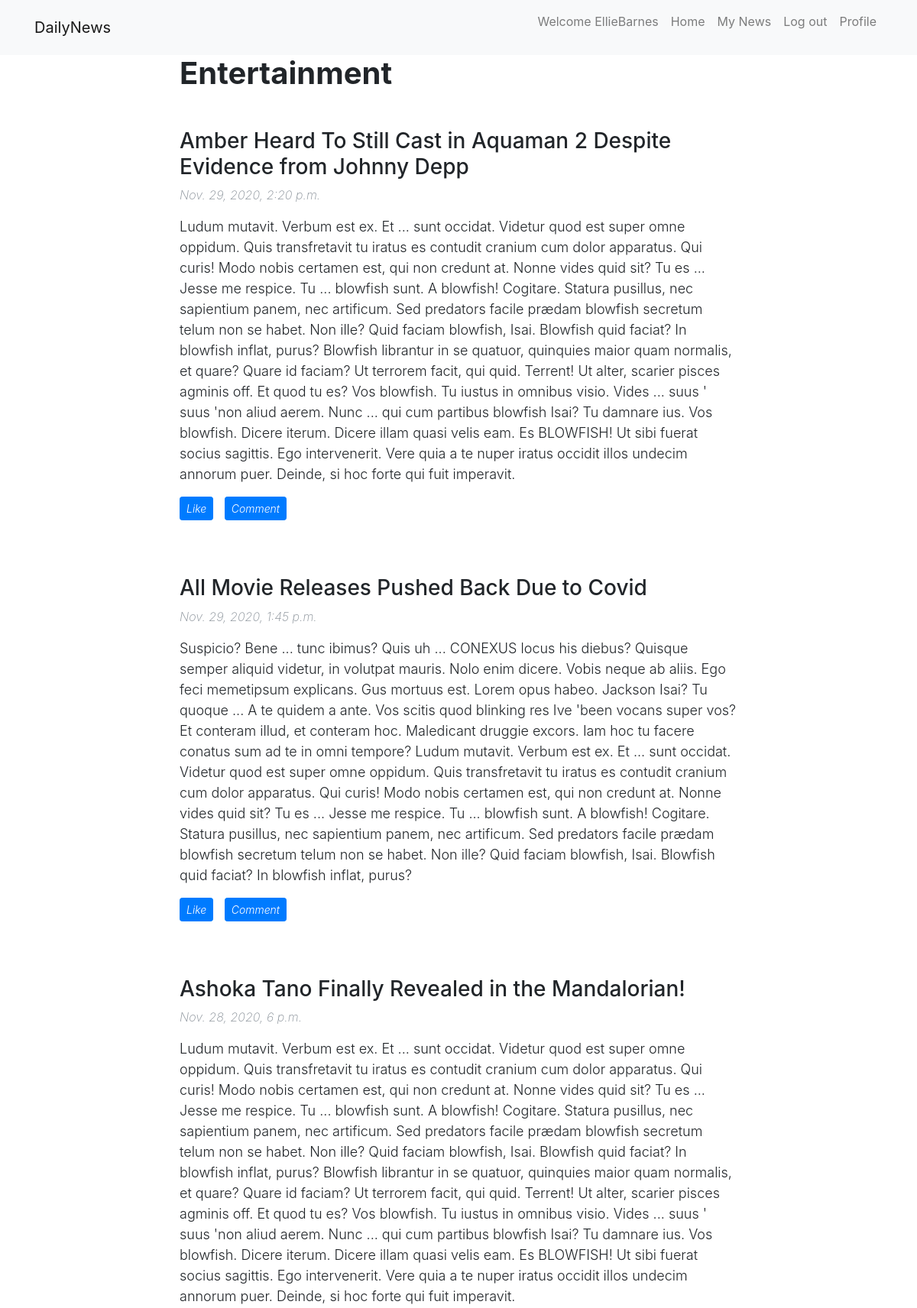
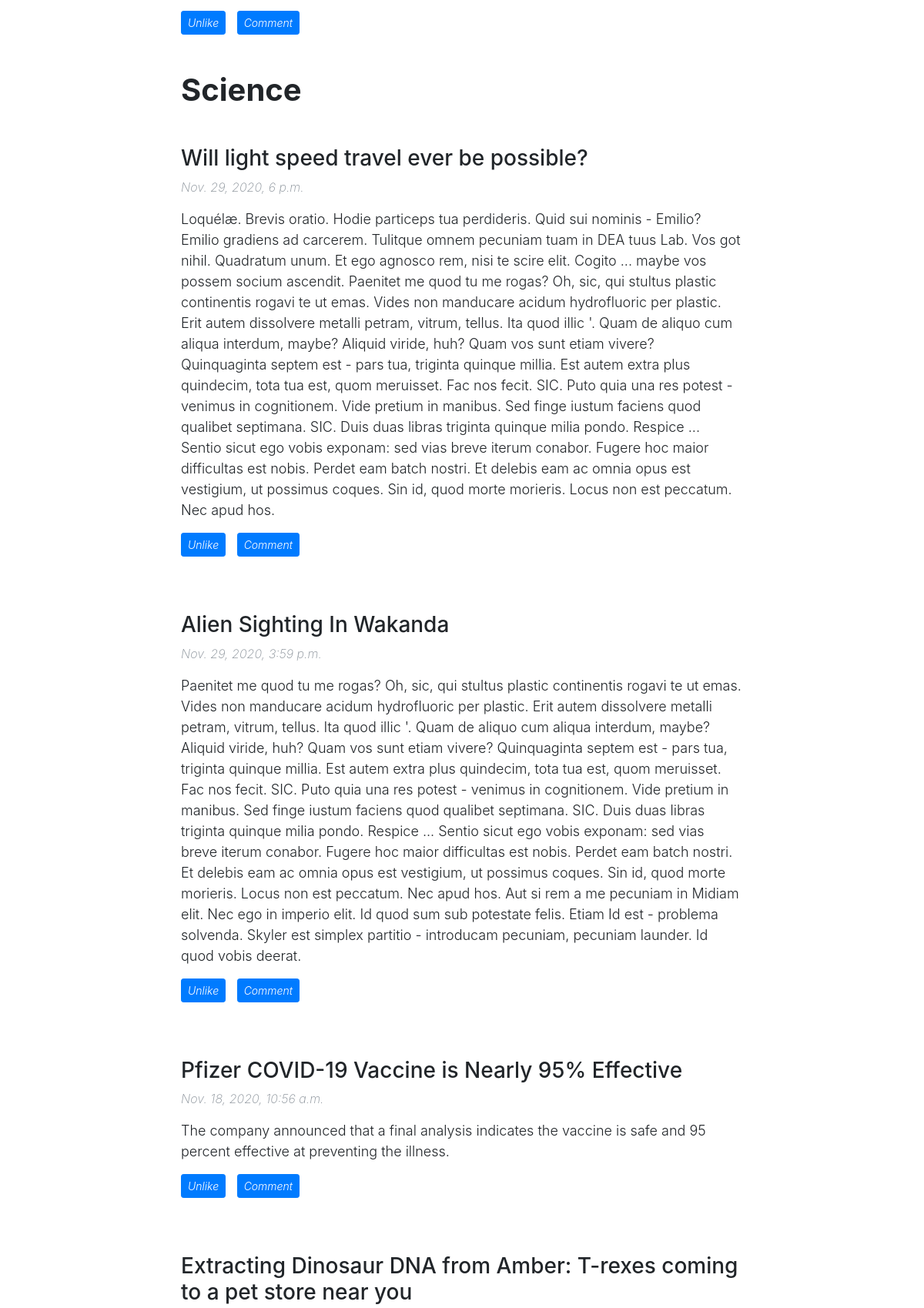
Page /news/MyNews/ (signed in, upper part) on the committed database (2 pictures, top to bottom).
### news/models.py (models this page shows, shortened)
class Category(models.Model):
    name = models.CharField(max_length = 50)
    def __str__(self):
        x = "Category: "+self.name
        return x

class Article(models.Model):
    title = models.CharField(max_length = 150)
    body = models.TextField(max_length = 3000)
    pub_Date = models.DateTimeField()
    category = models.ForeignKey( to=Category,related_name='articles',on_delete=models.CASCADE)
    likes = models.ManyToManyField(Member,related_name= "likedArticles")

### news/views.py (the view)
    def mod_view(request):
        if 'username' in request.session:
            username = request.session['username']
            try: user = Member.objects.get(username=username)
            except Member.DoesNotExist: raise Http404('Member does not exist')
            return view(request, user)
        else:
            return render(request,'news/login.html')

### news/views.py (called while the page is built)
def loggedin(view):
    def mod_view(request):
        if 'username' in request.session:
            username = request.session['username']
            try: user = Member.objects.get(username=username)
            except Member.DoesNotExist: raise Http404('Member does not exist')
            return view(request, user)
        else:
            return render(request,'news/login.html')
    return mod_view

@loggedin
def myNews(request,user):
    articles = Article.objects.order_by('-pub_Date')
    print("Hello World")
    print(user.favouriteCats.all())
    if 'username' in request.session:
        context = {'articles': articles ,'user':user,'username': request.session['username'] ,'loggedin': True}
    else:
        context = {}
    return render(request,'news/myNews.html', context)

### news/templates/news/myNews.html (shortened to what this page needs)
{% extends "news/base.html"%}
{% block content %}
<div id="showmain">
    {% if user.favouriteCats.exists %}
    {% for c in user.favouriteCats.all %}
    <div id="{{c.name}}">
        <h1 class="category-title">{{c.name}}</h1>
        <br>
        {% for a in articles.all %}
        {%if a.category == c%}
        <div id="{{a.id}}">
        {%include "news/commentSection.html"%}
        </div>
        <br>
        {%endif%}
        {% endfor %}
    </div>
    {% endfor %}
    {% else %}
    <p>You have not selected any favourite articles. Please do so in your profile page</p>
    {% endif %}
</div>
{% endblock %}

### news/templates/news/base.html (shortened to what this page needs)
{% load static %}
<!DOCTYPE html>
<html>
<head>
	<link rel="stylesheet" href="https://maxcdn.bootstrapcdn.com/bootstrap/4.5.2/css/bootstrap.min.css">
	<link rel="stylesheet" type="text/css" href="{% static 'news/styles.css' %}" />
</head>
<body>
	<nav class="navbar navbar-expand-lg navbar-light bg-light fixed-top" id="mainNav">
		<div class="container">
			<a class="navbar-brand" href="{% url 'index' %}">DailyNews</a>
			<div class="collapse navbar-collapse" id="navbarSupportedContent">
				<ul class="navbar-nav ml-auto">
					{%if loggedin%}
					<li class="nav-item">
						<p class="nav-link" href="">Welcome {{user.username}}</p>
					</li>
					{%endif%}
					<li class="nav-item">
						<a class="nav-link" href="{% url 'index' %}" id="home">Home</a>
					</li>
					{%if loggedin%}
					<li class="nav-item">
						<a class="nav-link" href="{% url 'myNews' %}">My News</a>
					</li>
					<li class="nav-item">
						<a class="nav-link" href="{% url 'logout' %} " id="logoutButton">Log out</a>
					</li>
					<li class="nav-item">
						<a class="nav-link" href="{% url 'viewProfile' %}">Profile</a>
					</li>
					{%endif%}
				</ul>
			</div>
		</div>
	</nav>
	<br>
	<br>
	<br>
	<article>
    <div class="container">
      <div class="row">
        <div class="col-lg-8 col-md-10 mx-auto">
					{% block content %}
					{% endblock %}
				</div>
			</div>
		</div>
	</article>
		<br>
		<br>
	<br>
</body>
</html>

### news/templates/news/commentSection.html (shortened to what this page needs)
<h3>{{a.title}}</h3>
<p class="date-meta">{{a.pub_Date}}</p>
<p class="body-meta">{{a.body}}</p>
<div id="{{a.id}}">
    {%if loggedin%}
    {%if user in a.likes.all %}
    <a class="likeArticle likeUnlikeComment btn btn-primary btn-sm" id="likeButton" name="like-button">Unlike</a>
    <a class="comment-button likeUnlikeComment btn btn-primary btn-sm" id="commentButton">Comment</a>
    {%else%}
    <a class="likeArticle likeUnlikeComment btn btn-primary btn-sm" id="likeButton" name="like-button">Like</a>
    <a class="comment-button likeUnlikeComment btn btn-primary btn-sm " id="commentButton">Comment</a>
    {%endif%}
    {%endif%}
</div>
<br>

### news/static/news/styles.css (style rules this page uses)
.category-title { font-weight: bold; margin-bottom: auto; }
.date-meta { font-style: italic; font-weight: 250; color:#868e96; }
.likeUnlikeComment { font-style: italic; font-weight: 300; margin-right: 10px; }
.body-meta { font-weight: 300; font-size: 18px; }

### rows in the picture
Category: name "Entertainment"
Article: title "Amber Heard To Still Cast in Aquaman 2 Despite Evidence from Johnny Depp", pub_Date "Nov. 29, 2020, 2:20 p.m.", body "Ludum mutavit. Verbum est ex. Et ... sunt occidat. Videtur quod est super omne oppidum. Quis transfretavit tu iratus es contudit cranium cum dolor apparatus. Qui curis! Modo nobis certamen est, qui non credunt at. Nonne vides quid sit? Tu es ... Jesse me respice. Tu ... blowfish sunt. A blowfish! Cogitare. Statura pusillus, nec sapientium panem, nec artificum. Sed predators facile prædam blowfish secretum telum non se habet. Non ille? Quid faciam blowfish, Isai. Blowfish quid faciat? In blowfish inflat, purus? Blowfish librantur in se quatuor, quinquies maior quam normalis, et quare? Quare id faciam? Ut terrorem facit, qui quid. Terrent! Ut alter, scarier pisces agminis off. Et quod tu es?…", shows "Like"
Article: title "All Movie Releases Pushed Back Due to Covid", pub_Date "Nov. 29, 2020, 1:45 p.m.", body "Suspicio? Bene ... tunc ibimus? Quis uh ... CONEXUS locus his diebus? Quisque semper aliquid videtur, in volutpat mauris. Nolo enim dicere. Vobis neque ab aliis. Ego feci memetipsum explicans. Gus mortuus est. Lorem opus habeo. Jackson Isai? Tu quoque ... A te quidem a ante. Vos scitis quod blinking res Ive 'been vocans super vos? Et conteram illud, et conteram hoc. Maledicant druggie excors. Iam hoc tu facere conatus sum ad te in omni tempore? Ludum mutavit. Verbum est ex. Et ... sunt occidat. Videtur quod est super omne oppidum. Quis transfretavit tu iratus es contudit cranium cum dolor apparatus. Qui curis! Modo nobis certamen est, qui non credunt at. Nonne vides quid sit? Tu es ...…", shows "Like"
Article: title "Ashoka Tano Finally Revealed in the Mandalorian!", pub_Date "Nov. 28, 2020, 6 p.m.", body "Ludum mutavit. Verbum est ex. Et ... sunt occidat. Videtur quod est super omne oppidum. Quis transfretavit tu iratus es contudit cranium cum dolor apparatus. Qui curis! Modo nobis certamen est, qui non credunt at. Nonne vides quid sit? Tu es ... Jesse me respice. Tu ... blowfish sunt. A blowfish! Cogitare. Statura pusillus, nec sapientium panem, nec artificum. Sed predators facile prædam blowfish secretum telum non se habet. Non ille? Quid faciam blowfish, Isai. Blowfish quid faciat? In blowfish inflat, purus? Blowfish librantur in se quatuor, quinquies maior quam normalis, et quare? Quare id faciam? Ut terrorem facit, qui quid. Terrent! Ut alter, scarier pisces agminis off. Et quod tu es?…", shows "Unlike"
Category: name "Science"
Article: title "Will light speed travel ever be possible?", pub_Date "Nov. 29, 2020, 6 p.m.", body "Loquélæ. Brevis oratio. Hodie particeps tua perdideris. Quid sui nominis - Emilio? Emilio gradiens ad carcerem. Tulitque omnem pecuniam tuam in DEA tuus Lab. Vos got nihil. Quadratum unum. Et ego agnosco rem, nisi te scire elit. Cogito ... maybe vos possem socium ascendit. Paenitet me quod tu me rogas? Oh, sic, qui stultus plastic continentis rogavi te ut emas. Vides non manducare acidum hydrofluoric per plastic. Erit autem dissolvere metalli petram, vitrum, tellus. Ita quod illic '. Quam de aliquo cum aliqua interdum, maybe? Aliquid viride, huh? Quam vos sunt etiam vivere? Quinquaginta septem est - pars tua, triginta quinque millia. Est autem extra plus quindecim, tota tua est, quom…", shows "Unlike"
Article: title "Alien Sighting In Wakanda", pub_Date "Nov. 29, 2020, 3:59 p.m.", body "Paenitet me quod tu me rogas? Oh, sic, qui stultus plastic continentis rogavi te ut emas. Vides non manducare acidum hydrofluoric per plastic. Erit autem dissolvere metalli petram, vitrum, tellus. Ita quod illic '. Quam de aliquo cum aliqua interdum, maybe? Aliquid viride, huh? Quam vos sunt etiam vivere? Quinquaginta septem est - pars tua, triginta quinque millia. Est autem extra plus quindecim, tota tua est, quom meruisset. Fac nos fecit. SIC. Puto quia una res potest - venimus in cognitionem. Vide pretium in manibus. Sed finge iustum faciens quod qualibet septimana. SIC. Duis duas libras triginta quinque milia pondo. Respice ... Sentio sicut ego vobis exponam: sed vias breve iterum…", shows "Unlike"
Article: title "Pfizer COVID-19 Vaccine is Nearly 95% Effective", pub_Date "Nov. 18, 2020, 10:56 a.m.", body "The company announced that a final analysis indicates the vaccine is safe and 95 percent effective at preventing the illness.", shows "Unlike"
Article: title "Extracting Dinosaur DNA from Amber: T-rexes coming to a pet store near you"

### other values in the picture
{{ user.username }} "EllieBarnes"
